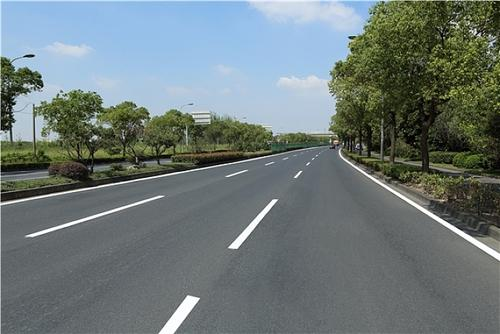
#> input picture image/load_sunny.jpg, 500 x 334 px
$ python -i class_17.py   (imports and definitions only)
#> lines starting #> are read from the running program, lines starting #| are printed output that depends on the picture
#> further down, picture is the input picture: shape (334, 500, 3); mean B, G, R 120.9, 121.1, 109.7
import numpy as np
import cv2 as cv
from matplotlib import pyplot  as plt


def canny_demo(image):
    """
    canny过程：1.高斯滤波
    2.图像梯度计算 梯度就用Sobel算子计算 相加开方，计算梯度tan = Gx/Gy
    3.非极大值抑制 筛选出局部最大的梯度值
    4.双阈值处理 一小一大，比值通常1：3或1：2
    """
    blur = cv.GaussianBlur(image,(3,3),0) #高斯模糊去噪声
    gray = cv.cvtColor(blur,cv.COLOR_BGR2GRAY)
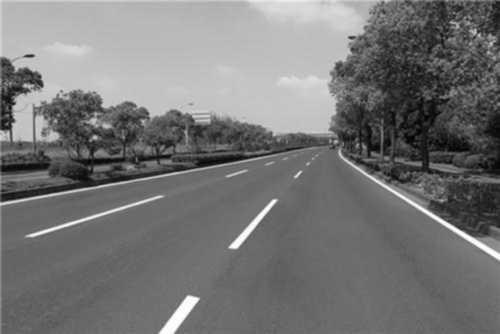
#> gray: shape (334, 500); min 3, max 254, mean 117.6
    # x方向梯度
    grad_x = cv.Sobel(gray,cv.CV_16SC1,1,0)
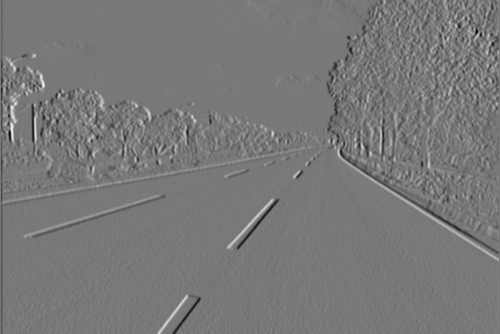
#> grad_x: shape (334, 500) int16; min -478, max 530, mean -0.9; drawn with min black and max white
    # y方向梯度
    grad_y = cv.Sobel(gray,cv.CV_16SC1,0,1)
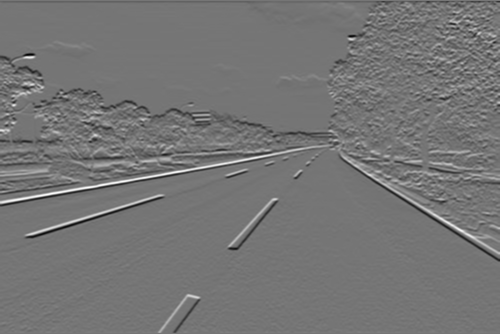
#> grad_y: shape (334, 500) int16; min -537, max 626, mean -1.7; drawn with min black and max white
    #dege 后面两个比值一般是3：1或者2：1
    edge_canny_one = cv.Canny(blur,50,150)
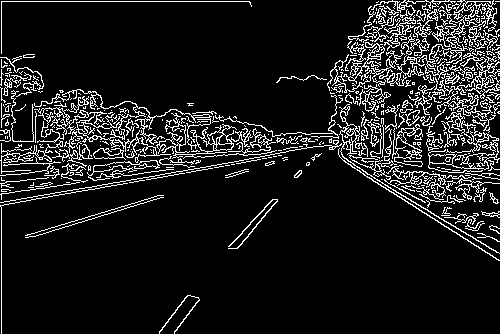
#> edge_canny_one: shape (334, 500); 11% white in thin lines or dots
    # cv.canny:p1:8bit的图像，就uint8型 p2:
    edge_canny = cv.Canny(grad_x,grad_y,50,100)
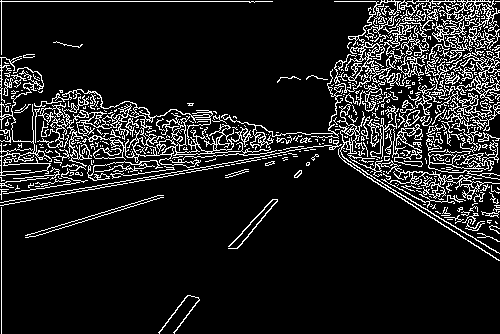
#> edge_canny: shape (334, 500); 11.7% white in thin lines or dots
    #cv.imshow('Canny_dege',edge_canny_one)
    return edge_canny_one


# [1 line not run here, left out]
#video_soble()
#canny_demo(img)
t1 = cv.getTickCount()
t2 = cv.getTickCount()
# [3 lines not run here, left out]

>>> import cv2
>>> picture = cv2.imread('image/load_sunny.jpg')
>>> result = canny_demo(picture)

$ run again, on image/high_way.jpg
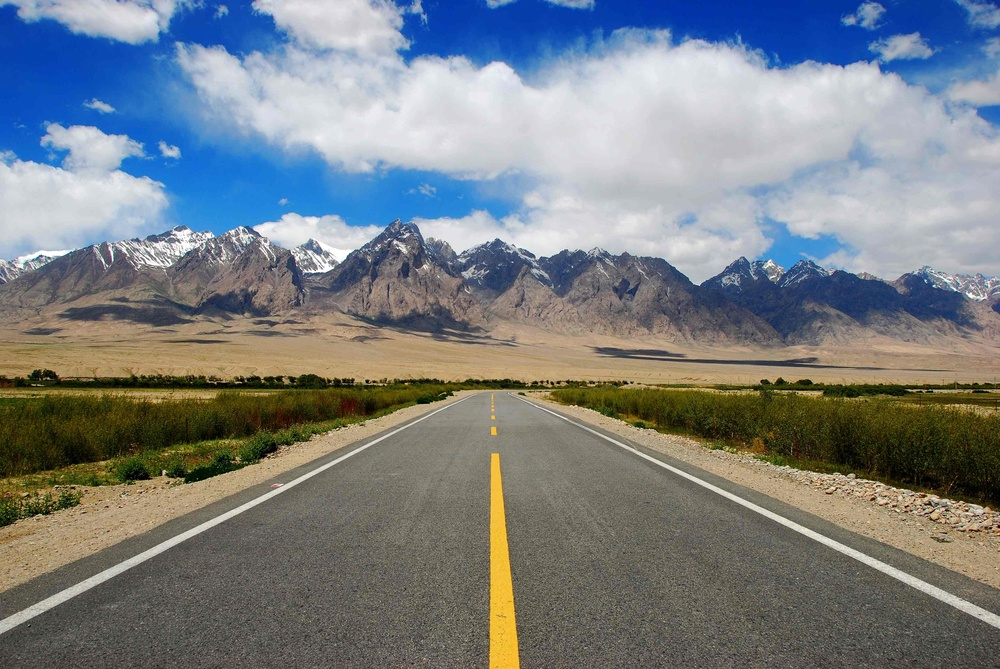
#> input picture image/high_way.jpg, 1000 x 669 px, shrunk from 3872 x 2592 before the run
#> picture is the input picture: shape (669, 1000, 3); mean B, G, R 130.8, 127.1, 121.1
#> in canny_demo, `edge_canny_one = cv.Canny(blur,50,150)`:
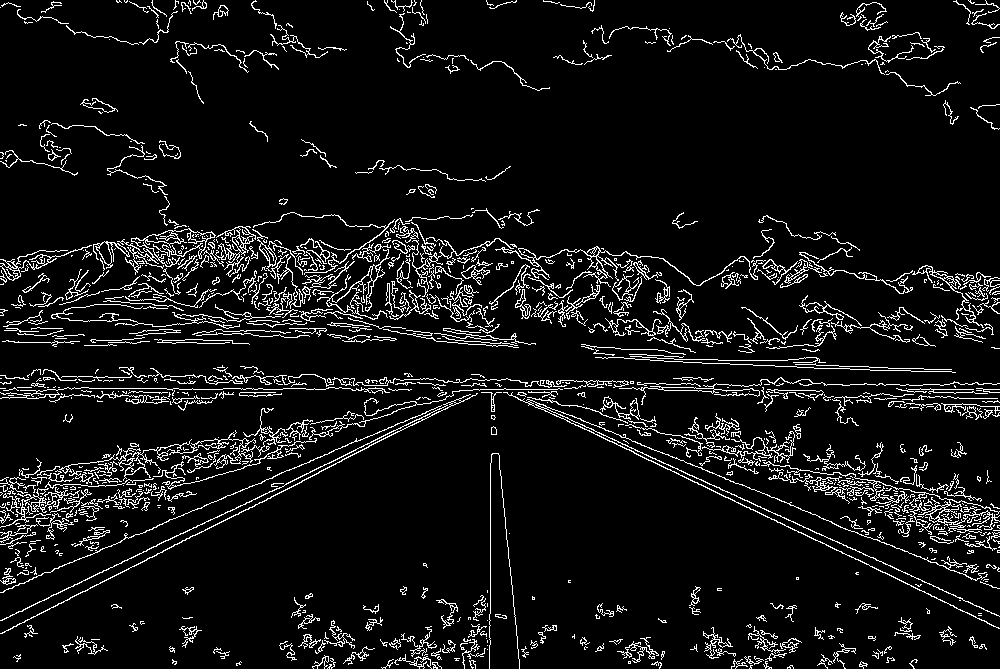
#> edge_canny_one: shape (669, 1000); 7.5% white in thin lines or dots
#> in canny_demo, `edge_canny = cv.Canny(grad_x,grad_y,50,100)`:
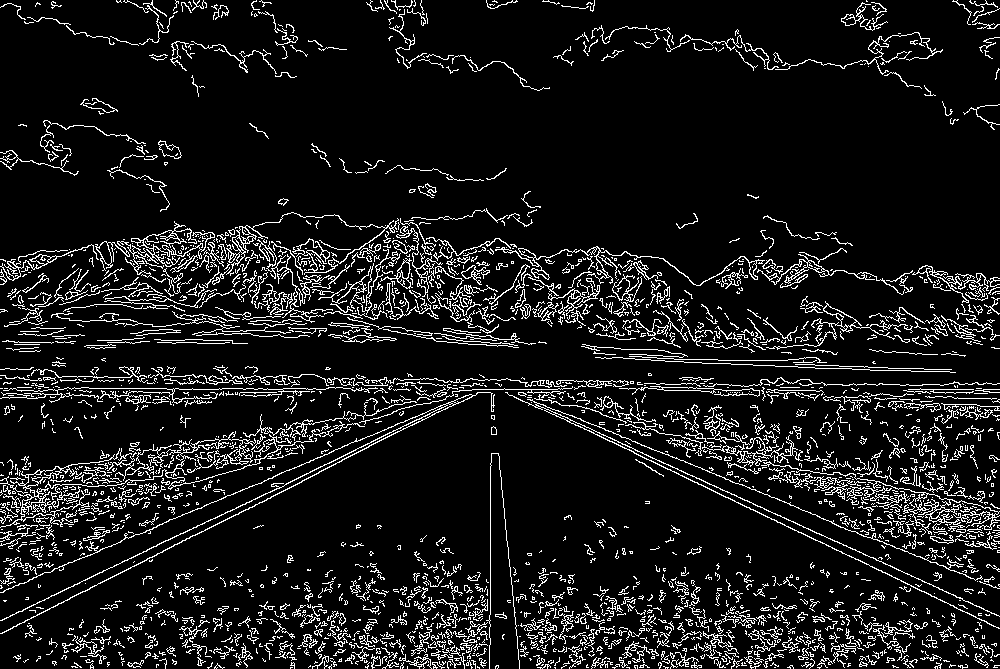
#> edge_canny: shape (669, 1000); 9.8% white in thin lines or dots
